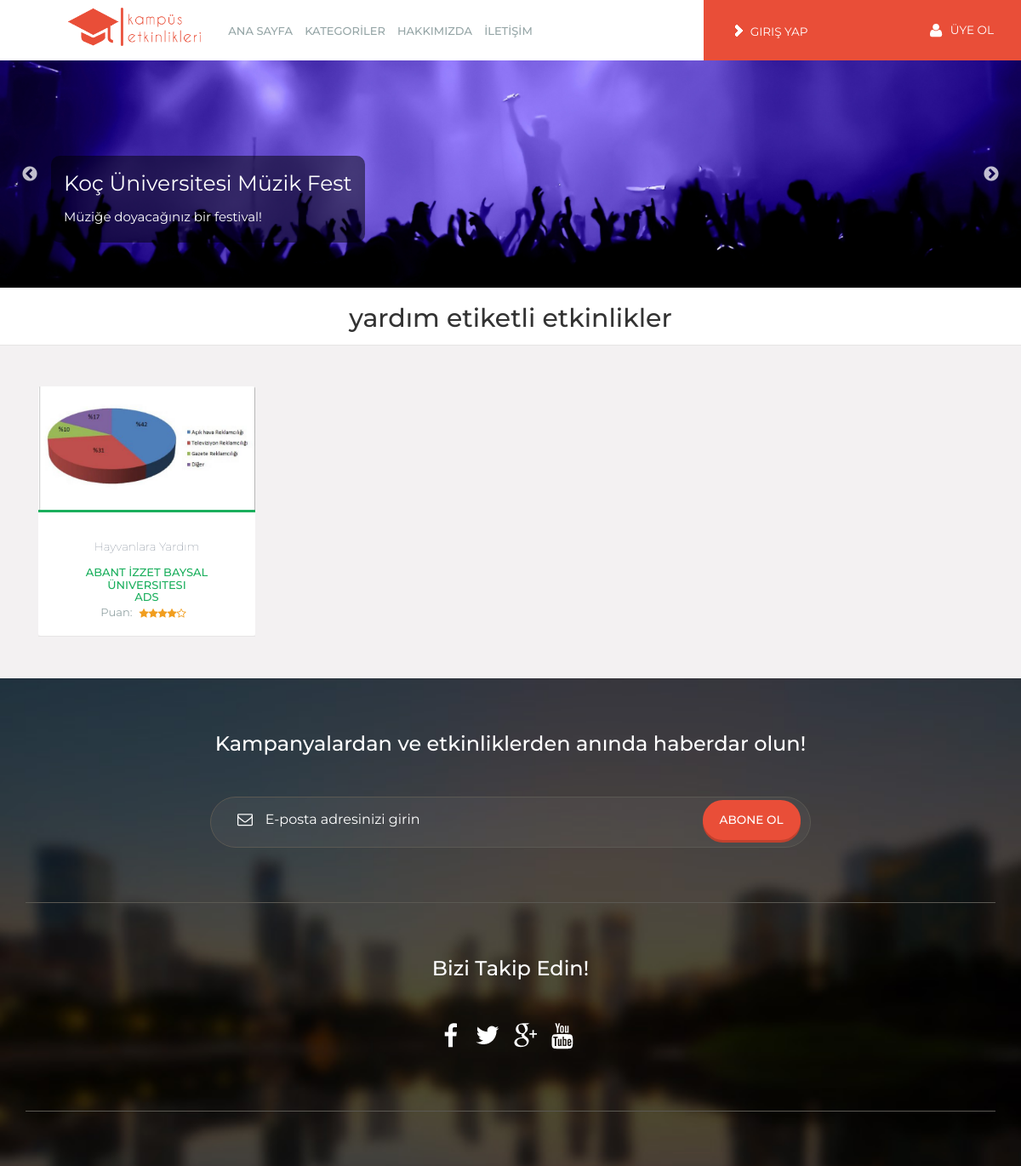
Page /etiket.php?id=38 on the committed database.
### tables this page shows
CREATE TABLE IF NOT EXISTS `slider` (
  `id` int(2) NOT NULL AUTO_INCREMENT COMMENT 'slider id',
  `s_baslik` varchar(50) NOT NULL COMMENT 'slider basliklari',
  `s_alt_baslik` varchar(50) NOT NULL COMMENT 'slider alt basliklari',
  `s_resim_yolu` varchar(50) NOT NULL COMMENT 'slider resim urlleri',
  `s_link` varchar(50) NOT NULL COMMENT 'sliderin gidecegi link',
  `s_sira` int(2) NOT NULL COMMENT 'slider sirasi',
  PRIMARY KEY (`id`)
);

CREATE TABLE IF NOT EXISTS `etkinlik` (
  `e_id` int(5) unsigned NOT NULL AUTO_INCREMENT COMMENT 'etkinlik id',
  `e_isim` varchar(100) NOT NULL COMMENT 'etkinlik ismi',
  `e_kategori_id` int(2) NOT NULL COMMENT 'etkinlik kategori id',
  `e_universite` varchar(50) NOT NULL COMMENT 'etkinlik universitesi',
  `e_kampus` varchar(50) NOT NULL COMMENT 'etkinlik kampüsü',
  `e_baslangic_tarihi` varchar(11) NOT NULL COMMENT 'etkinlik başlangıç tarihi',
  `e_bitis_tarihi` varchar(11) DEFAULT NULL COMMENT 'etkinlik bitis tarihi (varsa)',
  `e_iletisim` varchar(50) NOT NULL COMMENT 'etkinlik iletisim bilgisi',
  `e_etiket` varchar(100) NOT NULL COMMENT 'etkinlik etiket string',
  `e_detayliaciklama` varchar(1500) DEFAULT NULL COMMENT 'etkinlik detayli aciklama',
  `e_kapakfoto` varchar(100) NOT NULL COMMENT 'etkinlik kapak fotosu',
  `e_fotolar` varchar(500) NOT NULL COMMENT 'etkinlik fotolari string',
  `e_eklenmetarihi` datetime NOT NULL COMMENT 'etkinlik eklenme sql tarihi',
  `e_ekleyen_id` int(5) NOT NULL COMMENT 'ekleyen kullanıcının kullanıcı idsi',
  `e_rating` varchar(5) NOT NULL,
  `e_ratingsayisi` varchar(5) NOT NULL COMMENT 'etkinligi kac kisi derecelendirdi',
  `e_rating_k_id` varchar(10000) NOT NULL,
  `e_hit` int(5) NOT NULL COMMENT 'etkinlik tiklanma sayisi',
  `e_onay` int(1) NOT NULL COMMENT 'etkinlik onay durumu',
  PRIMARY KEY (`e_id`),
  KEY `e_id` (`e_id`),
  KEY `e_id_2` (`e_id`),
  KEY `e_id_3` (`e_id`)
);

### fonksiyon/etkinlikcek.php (called while the page is built, shortened)
<?php
include_once('baglanti.php');
$etkinlik_id = $_GET['id'];
$sorgu = "SELECT * FROM etkinlik WHERE e_id = '$etkinlik_id'";
$sonuc = mysql_query($sorgu,$baglanti);
if($sonuc){
	while($sonuclar = mysql_fetch_array($sonuc)){
		$etkinlikisim = $sonuclar['e_isim'];
		$etkinlikuniversite = $sonuclar['e_universite'];
		$etkinlikkampus = $sonuclar['e_kampus'];
		$etkinlikkapakfoto = $sonuclar['e_kapakfoto'];
	}
}
?>

### fonksiyon/slider.php (the view, shortened to what this page needs)
<?php
include_once('baglanti.php');
echo '<script type="text/javascript" src="slick/slick.min.js"></script>
      <link rel="stylesheet" type="text/css" href="slick/slick.css"/>
      <link rel="stylesheet" type="text/css" href="slick/slick-theme.css"/>';
$sorgu = "SELECT * FROM slider";
$sonuc = mysql_query($sorgu, $baglanti);
echo '<div class="slider">';
while($slider = mysql_fetch_array($sonuc)){
	echo '<div><a href="'.$slider['s_link'].'"><span class="slider_can_baslik">'.$slider['s_baslik'].'<br><span class="slider_can_altbaslik">'.$slider['s_alt_baslik'].'</span></span><img style="width:100%" src="'.$slider['s_resim_yolu'].'"/></a></div>';
}
echo '</div>';
?>

### fonksiyon/etiketcek.php (shortened to what this page needs)
<?php
include_once('baglanti.php');
$etiket_id = $_GET['id'];
$sorgu = "SELECT etiket_string FROM etiket WHERE etiket_id = '$etiket_id'";
$sonuc = mysql_query($sorgu, $baglanti);
$sonuclar = mysql_fetch_array($sonuc);
$etiket_string = $sonuclar['etiket_string'];
$etiket_etkinlik_idleri = array();
$sorgu = "SELECT DISTINCT etiket_e_id FROM etiket WHERE etiket_string = '$etiket_string'";
$sonuc = mysql_query($sorgu, $baglanti);
while($sonuclar = mysql_fetch_array($sonuc)){
	$etiket_etkinlik_idleri[] = $sonuclar['etiket_e_id'];
}
include_once('etkinlikcek.php');
foreach($etiket_etkinlik_idleri as $e_id){
if($i == 0 || $i%4==0){
		echo '<div class="top_grid top_grid wow bounceInUp">';
	}
	echo '<div class="col-md-3">
   			  <div class="grid1">
   				<div class="view view-first">
                  <div class="index_img"><img src="'.$etkinlikkapakfoto.'" class="img-responsive" alt=""/></div>
   			          <div class="mask">
                        <a href="etkinlik.php?id='.$e_id.'"><div style=margin-top:55px;" class="info"><i class="search"> </i> Detayları Görüntüle</div></a>
                        <ul class="mask_img">
                        	<!--<li class="star"><img src="web/images/star.png" alt=""/></li>
                        	<li class="set"><img src="web/images/set.png" alt=""/></li>-->
                        	<div class="clearfix"> </div>
                        </ul>
                       </div>
                   </div>
   				 <div class="inner_wrap">
   				 	<a href="etkinlik.php?id='.$e_id.'"><h3>'.$etkinlikisim.'</h3></a>
   				 	<ul class="star1">
   				 	  <h4 class="green">'.$etkinlikuniversite.'</h4>
					  <p><h4 class="green">'.$etkinlikkampus.'</h4></p>
   				 	  <li><a href="#">Puan: <img src="web/images/star1.png" alt=""></a></li>
   				 	</ul>
   				 </div>
   			   </div>
   			</div>';
			$i++;
}
?>

### web/css/style.css (style rules this page uses)
h4, h5, h6, h1, h2, h3 { margin-top: 0; }
ul, ol { margin: 0; }
p { margin: 0; }
html, body { font-family: 'Montserrat', sans-serif; font-size: 100%; background:#fff; }
body a { transition:0.5s all; -webkit-transition:0.5s all; -moz-transition:0.5s all; -o-transition:0.5s all; -ms-transition:0.5s all; }
.slider_can_baslik { position:absolute; bottom:20%; background-color:rgba(0, 0, 0, 0.5); color:white; padding:15px; left:5%; border-radius:10px; font-size:25px; }
.slider_can_altbaslik { font-size:15px; }
.grid1 { position:relative; box-shadow: 0 1px 0px #E6E5E5; -webkit-box-shadow: 0 1px 0px #E6E5E5; -moz-box-shadow: 0 1px 0px #E6E5E5; -o-box-shadow: 0 1px 0px #E6E5E5; }
.index_img img { border-bottom:3px solid #1baf5d; }
.view { overflow: hidden; position: relative; text-align: center; cursor: default; border-top-left-radius: 3px; -webkit-border-top-left-radius: 3px; -moz-border-top-left-radius: 3px; -o-border-top-left-radius: 3px; border-top-right-radius: 3px; -webkit-border-top-right-radius: 3px; -moz-border-top-right-radius: 3px; -o-border-top-right-radius: 3px; }
.view img { display: block; position: relative; }
.view-first img { -webkit-transition: all 0.2s linear; -moz-transition: all 0.2s linear; -o-transition: all 0.2s linear; -ms-transition: all 0.2s linear; transition: all 0.2s linear; }
.inner_wrap, .inner_wrap2 { background:#fff; padding:2em 1em 1em; text-align:center; border-bottom-left-radius: 3px; -webkit-border-bottom-left-radius: 3px; -moz-border-bottom-left-radius: 3px; -o-border-bottom-left-radius: 3px; border-bottom-right-radius: 3px; -webkit-border-bottom-right-radius: 3px; -moz-border-bottom-right-radius: 3px; -o-border-bottom-right-radius: 3px; }
.inner_wrap h3, .inner_wrap2 h3 { color: #566375; font-size: 0.85em; font-weight: 100; line-height: 1.3em; margin-bottom: 1em; }
ul.star1 { padding:0; list-style:none; }
ul.star1 li a { font-size:0.8125em; color:#96a6a7; }
ul.star1 li a img { padding-right: 5px; }
h4.green, h4.yellow, h4.blue { color:#1baf5d; text-transform:uppercase; font-size:0.8125em; margin-bottom: 0; }
ul.vision li.desc img, ul.star1 li img { vertical-align:sub; }

### rows in the picture
slider: s_baslik "Koç Üniversitesi Müzik Fest", s_alt_baslik "Müziğe doyacağınız bir festival!", s_resim_yolu (picture)
etkinlik: e_kapakfoto (picture), e_isim "Hayvanlara Yardım", e_universite "ABANT İZZET BAYSAL ÜNIVERSITESI", e_kampus "ADS"
